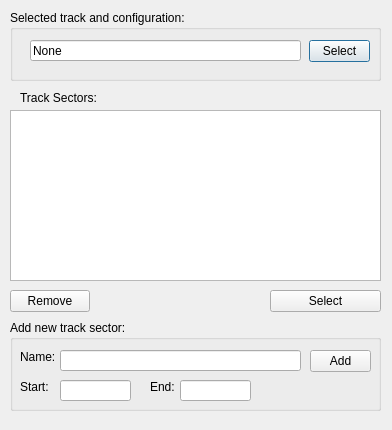
<?xml version="1.0" encoding="UTF-8"?>
<ui version="4.0">
 <class>WindowTrackSectorEditor</class>
 <widget class="QDialog" name="WindowTrackSectorEditor">
  <property name="geometry">
   <rect>
    <x>0</x>
    <y>0</y>
    <width>392</width>
    <height>430</height>
   </rect>
  </property>
  <property name="windowTitle">
   <string>Track Sectors</string>
  </property>
  <widget class="QGroupBox" name="gb_TrackSelection">
   <property name="geometry">
    <rect>
     <x>10</x>
     <y>10</y>
     <width>371</width>
     <height>71</height>
    </rect>
   </property>
   <property name="title">
    <string>Selected track and configuration:</string>
   </property>
   <widget class="QLineEdit" name="le_TrackName">
    <property name="geometry">
     <rect>
      <x>20</x>
      <y>30</y>
      <width>271</width>
      <height>21</height>
     </rect>
    </property>
    <property name="text">
     <string>None</string>
    </property>
    <property name="readOnly">
     <bool>true</bool>
    </property>
   </widget>
   <widget class="QPushButton" name="btn_TrackSelect">
    <property name="geometry">
     <rect>
      <x>299</x>
      <y>30</y>
      <width>61</width>
      <height>22</height>
     </rect>
    </property>
    <property name="text">
     <string>Select</string>
    </property>
   </widget>
  </widget>
  <widget class="QListWidget" name="lb_MainList">
   <property name="geometry">
    <rect>
     <x>10</x>
     <y>110</y>
     <width>371</width>
     <height>171</height>
    </rect>
   </property>
  </widget>
  <widget class="QPushButton" name="btn_Remove">
   <property name="geometry">
    <rect>
     <x>10</x>
     <y>290</y>
     <width>80</width>
     <height>22</height>
    </rect>
   </property>
   <property name="text">
    <string>Remove</string>
   </property>
  </widget>
  <widget class="QPushButton" name="btn_SelectTs">
   <property name="geometry">
    <rect>
     <x>270</x>
     <y>290</y>
     <width>111</width>
     <height>22</height>
    </rect>
   </property>
   <property name="text">
    <string>Select</string>
   </property>
  </widget>
  <widget class="QLabel" name="lbl_LbHeading">
   <property name="geometry">
    <rect>
     <x>20</x>
     <y>90</y>
     <width>81</width>
     <height>16</height>
    </rect>
   </property>
   <property name="text">
    <string>Track Sectors:</string>
   </property>
  </widget>
  <widget class="QGroupBox" name="gb_AddNew">
   <property name="geometry">
    <rect>
     <x>10</x>
     <y>320</y>
     <width>371</width>
     <height>91</height>
    </rect>
   </property>
   <property name="title">
    <string>Add new track sector:</string>
   </property>
   <widget class="QLabel" name="lbl_Name">
    <property name="geometry">
     <rect>
      <x>10</x>
      <y>30</y>
      <width>47</width>
      <height>14</height>
     </rect>
    </property>
    <property name="text">
     <string>Name:</string>
    </property>
   </widget>
   <widget class="QLabel" name="lbl_Start">
    <property name="geometry">
     <rect>
      <x>10</x>
      <y>60</y>
      <width>47</width>
      <height>14</height>
     </rect>
    </property>
    <property name="text">
     <string>Start:</string>
    </property>
   </widget>
   <widget class="QLabel" name="lbl_End">
    <property name="geometry">
     <rect>
      <x>140</x>
      <y>60</y>
      <width>47</width>
      <height>14</height>
     </rect>
    </property>
    <property name="text">
     <string>End:</string>
    </property>
   </widget>
   <widget class="QLineEdit" name="le_Name">
    <property name="geometry">
     <rect>
      <x>50</x>
      <y>30</y>
      <width>241</width>
      <height>21</height>
     </rect>
    </property>
   </widget>
   <widget class="QLineEdit" name="le_Start">
    <property name="geometry">
     <rect>
      <x>50</x>
      <y>60</y>
      <width>71</width>
      <height>21</height>
     </rect>
    </property>
   </widget>
   <widget class="QLineEdit" name="le_End">
    <property name="geometry">
     <rect>
      <x>170</x>
      <y>60</y>
      <width>71</width>
      <height>21</height>
     </rect>
    </property>
   </widget>
   <widget class="QPushButton" name="btn_Add">
    <property name="geometry">
     <rect>
      <x>300</x>
      <y>30</y>
      <width>61</width>
      <height>22</height>
     </rect>
    </property>
    <property name="text">
     <string>Add</string>
    </property>
   </widget>
  </widget>
 </widget>
 <resources/>
 <connections/>
</ui>
